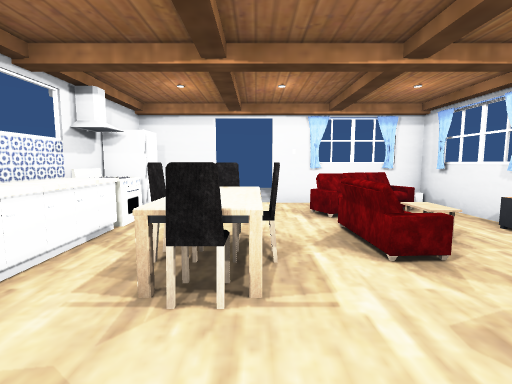
view 1 (above)

12 first-person views from a walk through a scene from a Unity 3-D project. The camera is 1.2 m above the floor, tilts 6° down and sees 85° across. The floor is counted in squares, 1 m on a side. Each view is taken from the middle of a square. On the plan, view 1 faces up. The plan holds only what a view shows up to about 13 squares ahead; the rest is blank. The player is left out. Door leaves are left out, so doorways stand open. Some surface patterns are stand-ins.

view 2
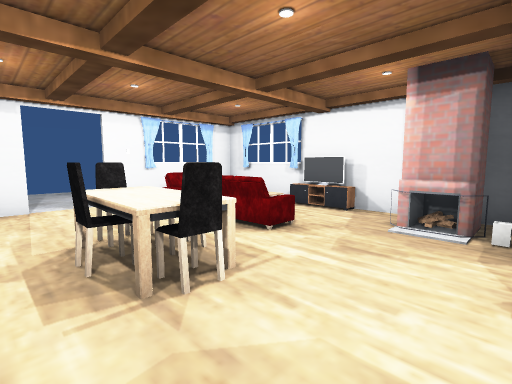

view 3
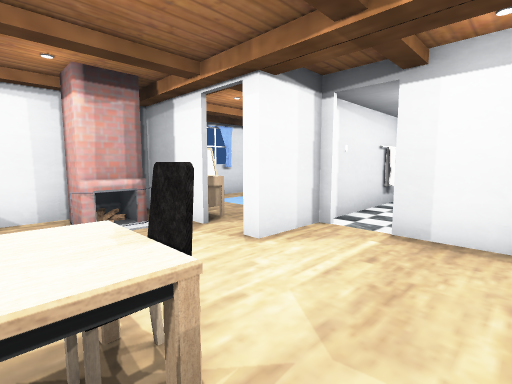

view 4
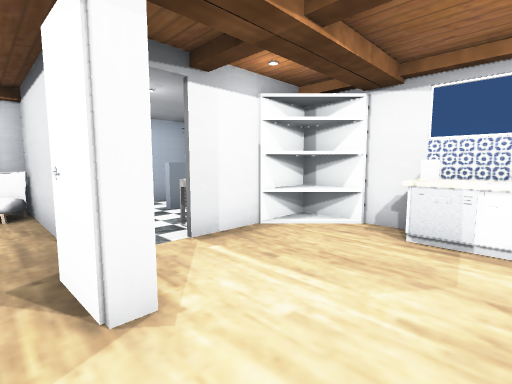

view 5
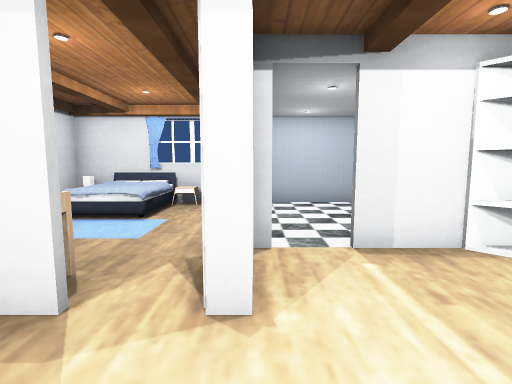

view 6
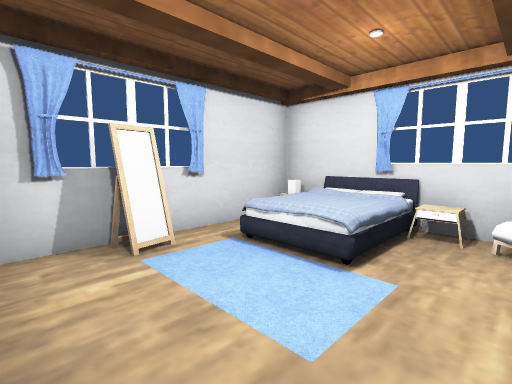

view 7
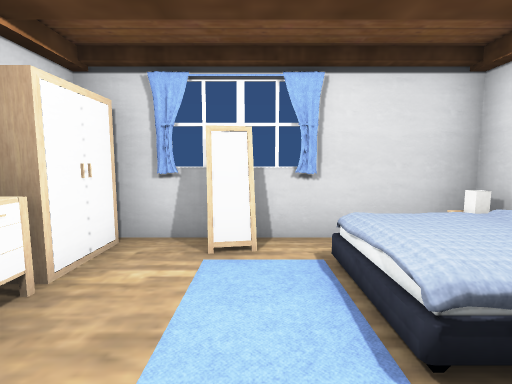

view 8
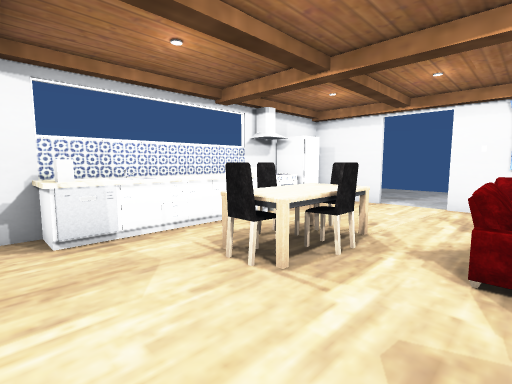

view 9
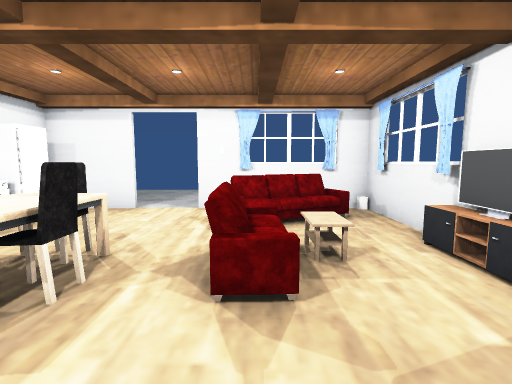

view 10
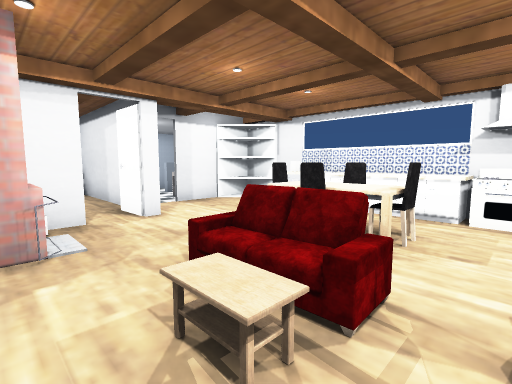

view 11
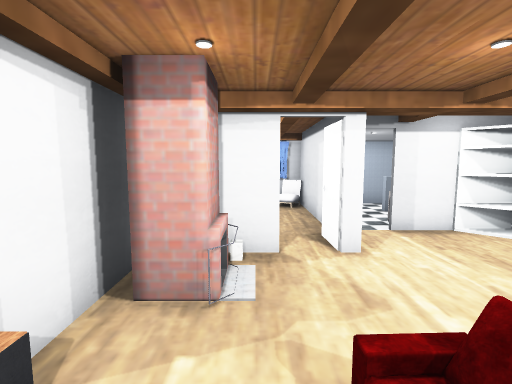

view 12
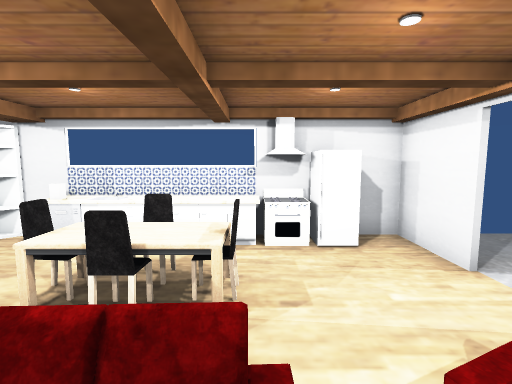

### Floor plan
Points are (right, up) in squares from view 1. A wall is a line through its corners. A room is listed if a view was taken in it or the views show most of it. See-through windows are left out.
Room 1 (views 1, 2, 3, 4, 5, 6, 8, 9, 10, 11, 12)
walls: (2.5, -0.1) (4.5, -0.1); (-3.3, -0.3) (-2.2, -1.5); (1, -1.9) (1, -0.1) (1.4, -0.1) (1.5, -1.4); (-1.6, -1.8) (-0.2, -1.8); (4.9, 4.3) (4.9, 8.3) (0.4, 8.3); (-1.1, 8.3) (-3.4, 8.3) (-3.4, -1.8) (-2.4, -1.8); (4.9, 0.4) (4.9, 3.6)
low walls: (4.5, 3.3) (4.5, 5.1)
ways out: opening at (2, -1) to room 2; open door at (-0.5, 8); open door at (0, -2.5)
objects: other object (-3, 1); other object (-3, 2) to (-3, 4); other object (-3, 5) to (-3, 6); other object (-3, 7); other object (-1, 2) to (0, 2); other object (-1, 3) to (-1, 4); other object (-1, 5) to (0, 5); other object (0, 3) to (0, 4); other object (2, 3) to (2, 5); other object (2, 6) to (3, 7); other object (3, 1) to (4, 2)
Room 2 (view 7)
walls: (5.7, -3) (5.8, -2.9); (5.7, -2.3) (6.2, -2.3); (6, -2.9) (5.9, -2.3); (1.2, -2.1) (1.2, -5.5); (0.4, -6.5) (6.4, -6.5) (6.4, -0.7)
low walls: (5.8, -2.9) (5.7, -2.3)
ways out: opening at (2, -1) to room 1
objects: other object (1, -6); other object (2, -6); other object (3, -1) to (4, -1); other object (4, -6); other object (4, -6) to (5, -5); other object (4, -4) to (5, -4); other object (5, -1) to (6, 0)

Positions as (right, up) in squares from view 1, and headings:
1: (0, 0), facing up
2: (-2, 0), facing up-right
3: (-2, 3), facing down-right
4: (2, 2), facing down-left
5: (1, 2), facing down
6: (2, -1), facing down-right
7: (2, -3), facing right
8: (2, 0), facing up-left
9: (2, 1), facing up
10: (4, 6), facing down-left
11: (3, 5), facing down
12: (3, 5), facing left
